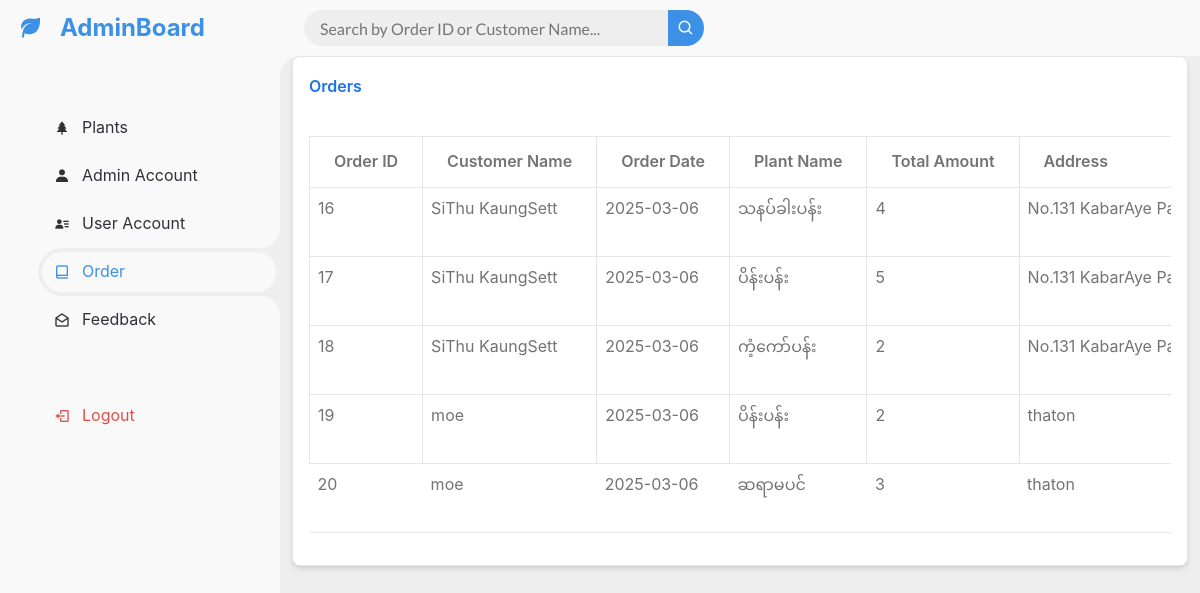
The app's page /admin/order.php with its own data.
### tables this page shows
CREATE TABLE `orders` (
  `order_id` int(11) NOT NULL,
  `p_id` int(11) NOT NULL,
  `u_id` int(11) NOT NULL,
  `order_qty` int(11) NOT NULL,
  `full_name` varchar(20) NOT NULL,
  `order_date` date NOT NULL,
  `address` varchar(100) NOT NULL,
  `ph_no` varchar(15) NOT NULL,
  `payment` varchar(20) NOT NULL
);

CREATE TABLE `plants` (
  `p_id` int(11) NOT NULL,
  `p_name` varchar(100) NOT NULL,
  `p_image` varchar(191) NOT NULL,
  `price` int(100) NOT NULL,
  `instock` int(100) NOT NULL,
  `season` varchar(50) NOT NULL,
  `description` longtext NOT NULL
);

### admin/order.php (the view, shortened to what this page needs)
<?php
include('includes/header.php');
include('config/dbcon.php');
?>
<section id="sidebar">
    <a href="index.php" class="brand">
        <i class="bx bxs-leaf"></i>
        <span class="text">AdminBoard</span>
    </a>
    <ul class="side-menu top">
        <li>
            <a href="index.php">
                <i class='bx bxs-tree'></i>
                <span class="text">Plants</span>
            </a>
        </li>
        <li>
            <a href="account.php">
                <i class="bx bxs-user"></i>
                <span class="text">Admin Account</span>
            </a>
        </li>
        <li>
            <a href="useraccount.php">
                <i class='bx bxs-user-detail'></i>
                <span class="text">User Account</span>
            </a>
        </li>
        <li class="active">
            <a href="order.php">
                <i class='bx bx-book-alt'></i>
                <span class="text">Order</span>
            </a>
        </li>
        <li>
            <a href="feedback.php">
            <i class='bx bx-envelope-open'></i>
                <span class="text">Feedback</span>
            </a>
        </li>
    </ul>
    <ul class="side-menu">
        <li>
            <a href="logout.php" class="logout">
                <i class="bx bx-log-out"></i>
                <span class="text">Logout</span>
            </a>
        </li>
    </ul>
</section>
<section id="content">
    <nav>
        <form action="order.php" method="GET">
            <div class="form-input">
                <input type="search" name="search" placeholder="Search by Order ID or Customer Name..." value="<?= isset($_GET['search']) ? htmlspecialchars($_GET['search']) : '' ?>" />
                <button type="submit" class="search-btn">
                    <i class="bx bx-search"></i>
                </button>
            </div>
        </form>
    </nav>
    <div class="container-fluid">
        <div class="card shadow mb-4">
            <div class="card-header py-3">
                <h6 class="m-0 font-weight-bold text-info">
                    Orders
                </h6>
            </div>
            <div class="card-body">
                <div class="table-responsive">
                    <?php
                    $search_query = "";
                    $query = "SELECT orders.*, plants.p_name FROM orders
                              JOIN plants ON orders.p_id = plants.p_id
                              $search_query";
                    $query_run = mysqli_query($con, $query);
                    ?>
                    <table class="table table-bordered" id="dataTable" width="100%" cellspacing="0">
                        <thead>
                            <tr>
                                <th>Order ID</th>
                                <th>Customer Name</th>
                                <th>Order Date</th>
                                <th>Plant Name</th>
                                <th>Total Amount</th>
                                <th>Address</th>
                            </tr>
                        </thead>
                        <tbody>
                            <?php
                            if (mysqli_num_rows($query_run) > 0) {
                                while ($row = mysqli_fetch_assoc($query_run)) {
                            ?>
                                    <tr>
                                        <td><?php echo $row['order_id']; ?></td>
                                        <td><?php echo $row['full_name']; ?></td>
                                        <td><?php echo $row['order_date']; ?></td>
                                        <td><?php echo $row['p_name']; ?></td>
                                        <td><?php echo $row['order_qty']; ?></td>
                                        <td><?php echo $row['address']; ?></td>
                                    </tr>
                            <?php
                                }
                            } else {
                                echo "<tr><td colspan='7'>No record found</td></tr>";
                            }
                            ?>
                        </tbody>
                    </table>
                </div>
            </div>
        </div>
    </div>
</section>
</body>
</html>

### admin/assets/css/style.css (style rules this page uses)
* { margin: 0; padding: 0; box-sizing: border-box; }
* { text-decoration: none; }
li { list-style: none; }
:root { --poppins: "Poppins", sans-serif; --lato: "Lato", sans-serif; --light: #f9f9f9; --blue: #3c91e6; --light-blue: #cfe8ff; --grey: #eee; --dark-grey: #aaaaaa; --dark: #342e37; --red: #db504a; --yellow: #ffce26; --light-yellow: #fff2c6; --orange: #fd7238; --light-orange: #ffe0d3; }
body { background: var(--grey); }
#sidebar { position: fixed; top: 0; left: 0; width: 280px; height: 100%; background: var(--light); z-index: 1000; transition: 0.3s ease; overflow-x: hidden; }
#sidebar .brand { font-size: 24px; font-weight: 700; height: 56px; display: flex; align-items: center; color: var(--blue); }
#sidebar .brand .bx { min-width: 60px; display: flex; justify-content: center; }
#sidebar .side-menu { width: 100%; margin-top: 48px; }
#sidebar .side-menu li { height: 48px; background: transparent; margin-left: 6px; border-radius: 48px 0 0 48px; padding: 4px; }
#sidebar .side-menu li.active { background: var(--grey); position: relative; }
#sidebar .side-menu li.active::before { content: ""; position: absolute; width: 40px; height: 40px; border-radius: 50%; top: -40px; right: 0; box-shadow: 20px 20px 0 var(--grey); z-index: -1; }
#sidebar .side-menu li.active::after { content: ""; position: absolute; width: 40px; height: 40px; border-radius: 50%; bottom: -40px; right: 0; box-shadow: 20px -20px 0 var(--grey); z-index: -1; }
#sidebar .side-menu li a { width: 100%; height: 100%; background: var(--light); display: flex; align-items: center; border-radius: 48px; font-size: 16px; color: var(--dark); white-space: nowrap; overflow: hidden; }
#sidebar .side-menu li.active a { color: var(--blue); }
#sidebar .side-menu li a.logout { color: var(--red); }
#sidebar .side-menu li a .bx { min-width: calc(60px - ((4px + 6px) * 2)); display: flex; justify-content: center; }
#content { position: relative; width: calc(100% - 280px); left: 280px; transition: 0.3s ease; }
#content nav { height: 56px; background: var(--light); padding: 0 24px; display: flex; align-items: center; grid-gap: 24px; font-family: var(--lato); position: relative; }
#content nav::before { content: ""; position: absolute; width: 40px; height: 40px; bottom: -40px; left: 0; border-radius: 50%; box-shadow: -20px -20px 0 var(--light); }
#content nav form { max-width: 400px; width: 100%; margin-right: auto; }
#content nav form .form-input { display: flex; align-items: center; height: 36px; }
#content nav form .form-input input { flex-grow: 1; padding: 0 16px; height: 100%; border: none; background: var(--grey); border-radius: 36px 0 0 36px; outline: none; }
#content nav form .form-input button { width: 36px; height: 100%; display: flex; justify-content: center; align-items: center; background: var(--blue); color: var(--light); font-size: 18px; border: none; outline: none; border-radius: 0 36px 36px 0; cursor: pointer; }
.card-header { margin-bottom: 5px; }

### records on screen
orders: order_id "16", full_name "SiThu KaungSett", order_date "2025-03-06", p.p_name "သနပ်ခါးပန်း", order_qty "4", address "No.131 KabarAye…"
orders: order_id "17", full_name "SiThu KaungSett", order_date "2025-03-06", p.p_name "ပိန်းပန်း", order_qty "5", address "No.131 KabarAye…"
orders: order_id "18", full_name "SiThu KaungSett", order_date "2025-03-06", p.p_name "ကံ့ကော်ပန်း", order_qty "2", address "No.131 KabarAye…"
orders: order_id "19", full_name "moe", order_date "2025-03-06", p.p_name "ပိန်းပန်း", order_qty "2", address "thaton"
orders: order_id "20", full_name "moe", order_date "2025-03-06", p.p_name "ဆရာမပင်", order_qty "3", address "thaton"
